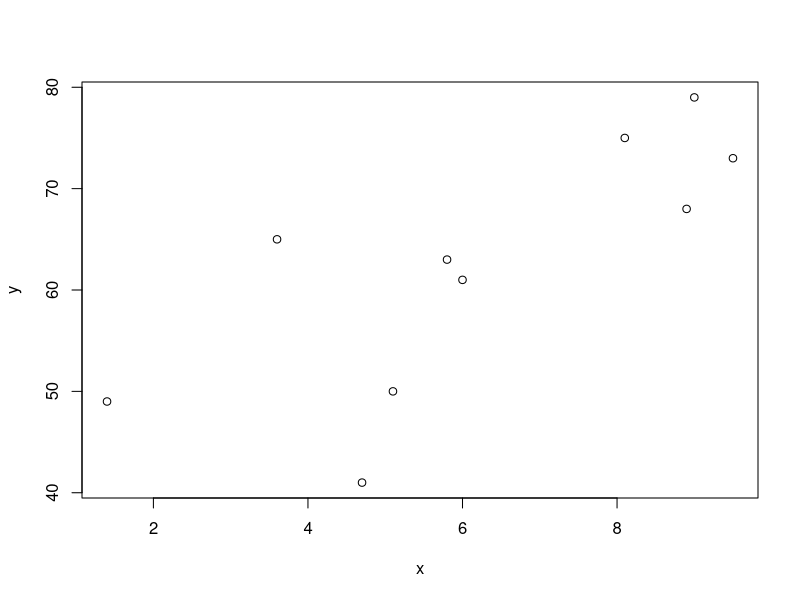
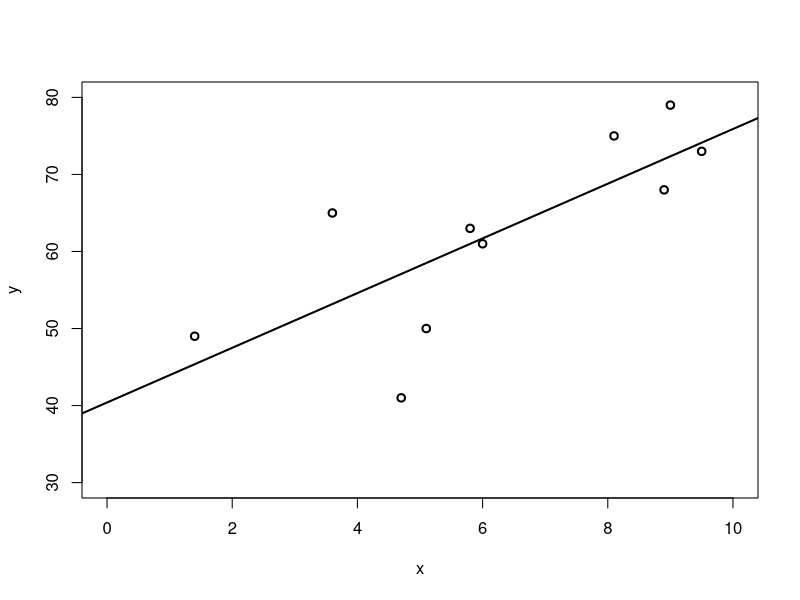

Write the R code that produced these figures, in order.
## ---- chunk 1
knitr::opts_chunk$set(echo = FALSE)
## ---- chunk 2
set.seed(123)
m = 0.5
b = 3
x = signif(runif(10,1,10),2)
y = signif(m*x+b+rnorm(10,0,1),2)*10
s = '\\begin{tabular}{|c|c|}\\hline\n $x$ & $y$ \\\\ \\hline \n'
for(i in 1:length(x)){
  s = paste(s,x[i]," & ",y[i]," \\\\ \n",sep="")
}
s = paste(s,'\\hline \n \\end{tabular}')
## ---- chunk 3
plot(x,y)
## ---- chunk 4
s = '\\begin{tabular}{|c|c|c|}\\hline\n $x$ & $y$ & $xy$ \\\\ \\hline \n'
for(i in 1:length(x)){
  s = paste(s,x[i]," & ",y[i]," & ",x[i]*y[i]," \\\\ \n",sep="")
}
s = paste(s,'\\hline \\hline \n $\\sum x = ',sum(x),'$ & $\\sum y = ',sum(y),'$ & $\\sum x_i y_i = ',sum(x*y),'$ \\\\ \\hline \n',sep="")
s = paste(s,'\\hline \n $\\bar{x} = ',mean(x),'$ & $\\bar{ y} = ',mean(y),'$ &  \\\\ \\hline \n',sep="")
s = paste(s,'\\hline \n $s_x = ',signif(sd(x),3),'$ & $s_y = ',signif(sd(y),3),'$ &  \\\\ \\hline \n',sep="")
s = paste(s,' \n \\end{tabular}')

sx = signif(sd(x),3)
sy = signif(sd(y),3)
r = signif(cor(x,y),3)
b = signif(r*sy/sx,3)
a = signif(mean(y)-b*mean(x),3)
## ---- chunk 5
plot(x,y,xlim=c(0,10),ylim=c(30,80),lwd=2)
abline(a,b,lwd=2)
